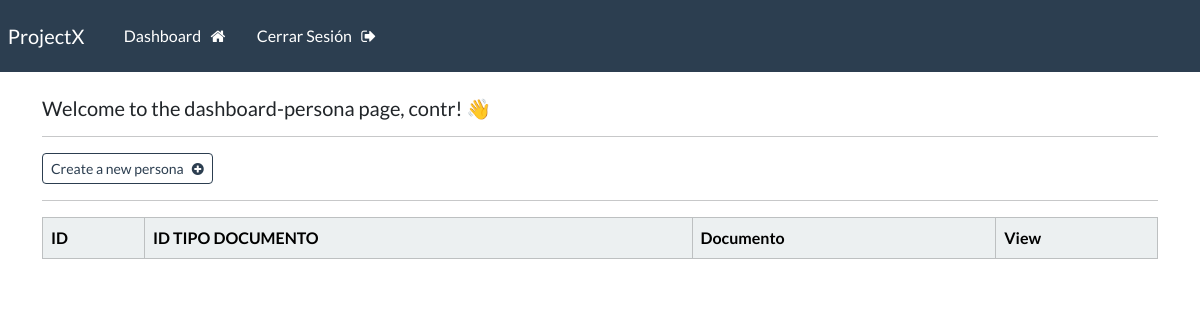
/dashboard-persona (signed in), run on an earlier commit of the app's database.
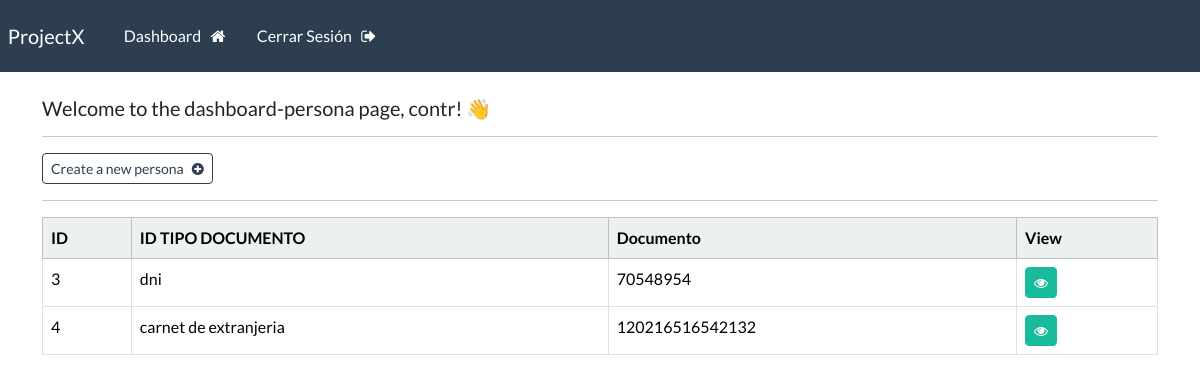
And on a later commit of the database.
### webapp/models.py (models this page shows, shortened)
class Persona(models.Model):
    id_tipodocumento = models.ForeignKey(TipoDocumento, on_delete=models.CASCADE)
    documento = models.CharField(max_length=15)

class TipoDocumento(models.Model):
    denominacion = models.CharField(max_length=100)
    codigo_sunat = models.CharField(max_length=2)
    def __str__(self):
         return self.denominacion

### webapp/views.py (the view)
# urls.py: path('dashboard-persona', views.dashboard_persona, name="dashboard-persona"),
@login_required(login_url='my-login')
def dashboard_persona(request):
    personas = Persona.objects.all()
    context = {'personas': personas}
    return render(request, 'webapp/dashboard-persona.html', context=context)

### webapp/templates/webapp/dashboard-persona.html
{% extends 'webapp/base.html' %}
{% block content %}
    <h5> Welcome to the dashboard-persona page, {{user}}! 👋</h5>
    <hr>
    <a class="btn btn-outline-primary btn-sm" href="{% url 'create-persona' %}">
        Create a new persona &nbsp; <i class="fa fa-plus-circle" aria-hidden="true"></i>
    </a>
    <hr>
    <table class="table table table-hover table-bordered">
        <thead class="table-light">
            <tr>
                <th scope="col"> ID </th>
                <th scope="col"> ID TIPO DOCUMENTO </th>
                <th scope="col"> Documento </th>
                <th scope="col"> View </th>
            </tr>
        </thead>
        <tbody>
        {% if personas %}
            {% for persona in personas %}
            <tr>
                <td> {{persona.id}} </td>
                <td> {{persona.id_tipodocumento}}</td>
                <td> {{persona.documento}}</td>
                <td> <a class="btn btn-success btn-sm" href="{% url 'persona' persona.id %}"> <i class="fa fa-eye" aria-hidden="true"></i> </a></td>
            </tr>
            {% endfor %}
        {% endif %}
        </tbody>
    </table>
{% endblock %}

What changed in the data, as far as the page shows it:
added Persona: id "3", id_tipodocumento "dni", documento "70548954"
added Persona: id "4", id_tipodocumento "carnet de extranjeria", documento "120216516542132"
